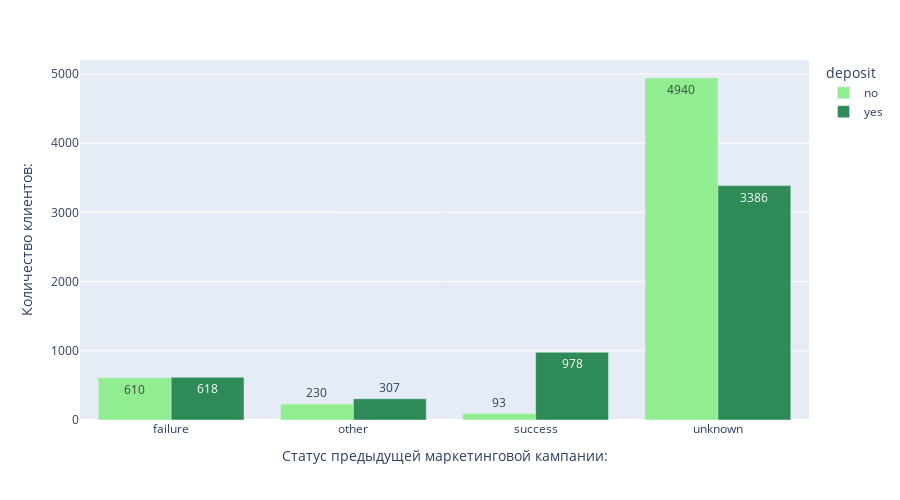

Notebook code for this chart:
### Markdown cell above
### Задание 6

### Code cell
# Узнайте, для какого статуса предыдущей маркетинговой кампании
# успех в текущей превалирует над количеством неудач.

types = data.groupby('poutcome')['deposit'].value_counts().unstack()

fig = px.bar(types,
    barmode = 'group',
    # Цвет графика:
    color_discrete_sequence = ['lightgreen', 'seagreen'],
    # Высота графика:
    height = 500,
    # Выведем количество наблюдений в каждом столбце:
    text_auto = True
    )

# Присваиваем заголовки осей координат:
fig.update_xaxes(title_text = 'Статус предыдущей маркетинговой кампании:')
fig.update_yaxes(title_text = 'Количество клиентов:')
# Выводим результат на экран:    )             
fig.show()

### Figure 1 — Plotly figure (JSON) as saved in the notebook; plotly's stock layout.template omitted (floating-point values rounded to 4 significant figures)
{"data": [{"alignmentgroup": "True", "hovertemplate": "deposit=no<br>poutcome=%{x}<br>value=%{y}<extra></extra>", "legendgroup": "no", "marker": {"color": "lightgreen", "pattern": {"shape": ""}}, "name": "no", "offsetgroup": "no", "orientation": "v", "showlegend": true, "textposition": "auto", "texttemplate": "%{y}", "type": "bar", "x": ["failure", "other", "success", "unknown"], "xaxis": "x", "y": [610, 230, 93, 4940], "yaxis": "y"}, {"alignmentgroup": "True", "hovertemplate": "deposit=yes<br>poutcome=%{x}<br>value=%{y}<extra></extra>", "legendgroup": "yes", "marker": {"color": "seagreen", "pattern": {"shape": ""}}, "name": "yes", "offsetgroup": "yes", "orientation": "v", "showlegend": true, "textposition": "auto", "texttemplate": "%{y}", "type": "bar", "x": ["failure", "other", "success", "unknown"], "xaxis": "x", "y": [618, 307, 978, 3386], "yaxis": "y"}], "layout": {"barmode": "group", "height": 500, "legend": {"title": {"text": "deposit"}, "tracegroupgap": 0}, "margin": {"t": 60}, "xaxis": {"anchor": "y", "domain": [0, 1], "title": {"text": "Статус предыдущей маркетинговой кампании:"}}, "yaxis": {"anchor": "x", "domain": [0, 1], "title": {"text": "Количество клиентов:"}}}}
